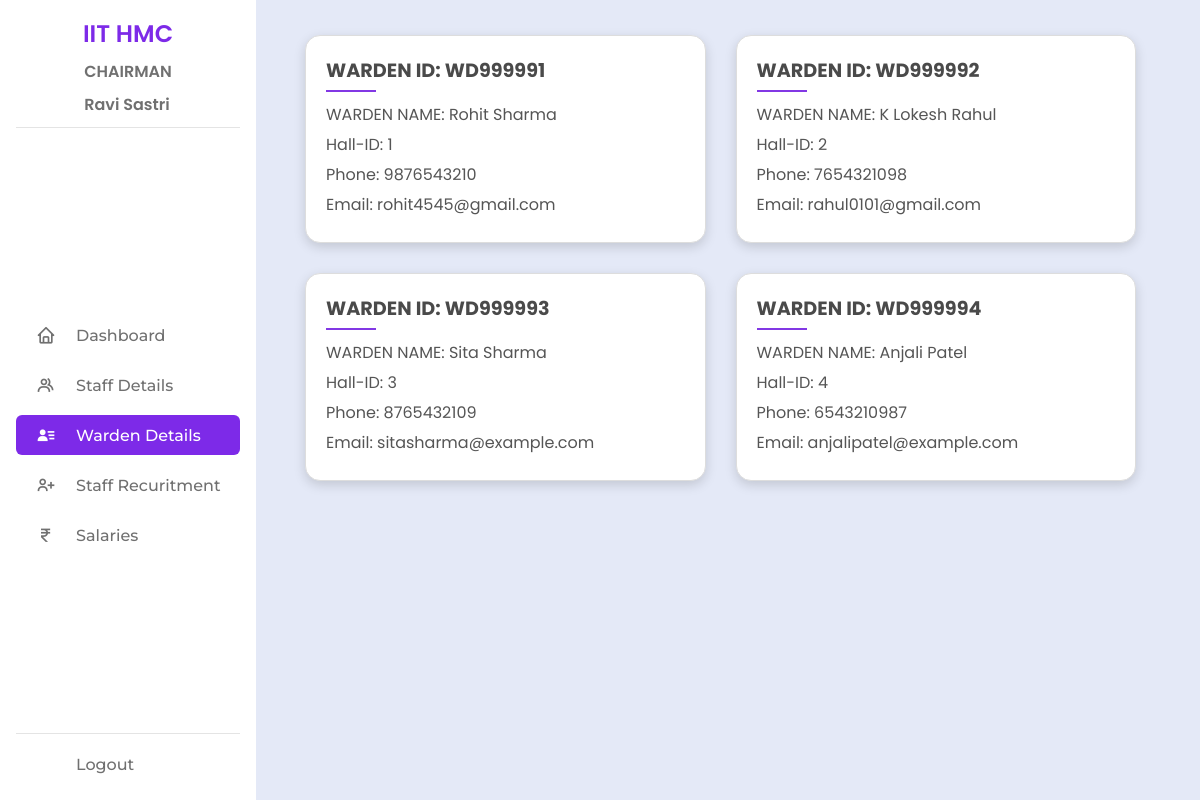
The app's page /Chairman/warden_details.php (signed in) with its own data.
### tables this page shows
CREATE TABLE `Wardens` (
  `warden_id` varchar(11) NOT NULL,
  `warden_name` varchar(100) NOT NULL,
  `phone` varchar(15) NOT NULL,
  `photo` varchar(100) DEFAULT 'warden.jpg',
  `email` varchar(100) NOT NULL,
  `hall_id` int(11) NOT NULL,
  `password` varchar(255) NOT NULL
);

### Chairman/warden_details.php (the view, shortened to what this page needs)
<?php
    include 'connect.php';
?>
<!DOCTYPE html>
<html lang="en">
<head>
    <link rel="stylesheet" href="chairman_styles.css">
    <link href='https://unpkg.com/boxicons@2.1.4/css/boxicons.min.css' rel='stylesheet'>
</head>
<body>
    <?php include 'sidebar.php'; ?>
    <section class="main-content">
        <?php
        $stmt = $conn->prepare("SELECT * FROM Wardens");
        $stmt->execute();
        $warden_details = $stmt->fetchAll(PDO::FETCH_ASSOC);
        foreach ($warden_details as $details) {
            echo "<div class='complaint-container'>";
            echo "<div class='complaint-header'>WARDEN ID: {$details['warden_id']}</div>";
            echo "<div class='complaint-detail'>WARDEN NAME: {$details['warden_name']}</div>";
            echo "<div class='complaint-detail'>Hall-ID: {$details['hall_id']}</div>";
            echo "<div class='complaint-detail'>Phone: {$details['phone']}</div>";
            echo "<div class='complaint-detail'>Email: {$details['email']}</div>";
            echo "</div>";
        }
        ?>
    </section>
</body>
</html>

### Chairman/chairman_styles.css (style rules this page uses)
:root { --body-color: #E4E9F7; --text-color: #707070; --text-head-color: #5e5e5e; --border-color:#e4e4e4; --purple: #7d2ae8; --purple-light: #8238e4; }
* { margin: 0; padding: 0; box-sizing: border-box; text-decoration: none; font-family: 'Poppins', sans-serif; }
body { background: var(--body-color); }
.main-content { margin-left: 270px; padding: 20px; flex: 1; }

### Chairman/warden_details.php (style rules this page uses)
.complaint-container { border: 1px solid #ddd; border-radius: 15px; box-shadow: 0 4px 12px rgba(0, 0, 0, 0.15); padding: 20px; margin: 15px; display: inline-block; width: 45%; vertical-align: top; background-color: #fff; transition: transform 0.3s ease, box-shadow 0.3s ease; position: relative; overflow: hidden; }
.complaint-header { font-weight: bold; margin-bottom: 10px; color: #4a4a4a; font-size: 1.2rem; position: relative; }
.complaint-header::after { content: ''; display: block; width: 50px; height: 2px; background-color: #8238e4; margin-top: 5px; }
.complaint-detail { margin: 5px 0; color: #555; }

### records on screen
wardens: warden_id "WD999991", warden_name "Rohit Sharma", hall "1", phone "9876543210", email "rohit4545@gmail.com"
wardens: warden_id "WD999992", warden_name "K Lokesh Rahul", hall "2", phone "7654321098", email "rahul0101@gmail.com"
wardens: warden_id "WD999993", warden_name "Sita Sharma", hall "3", phone "8765432109", email "sitasharma@example.com"
wardens: warden_id "WD999994", warden_name "Anjali Patel", hall "4", phone "6543210987", email "anjalipatel@example.com"

### other values on screen
$_SESSION['chairman_name'] "Ravi Sastri"
$item['text'] "Dashboard"
$item['text'] "Staff Details"
$item['text'] "Warden Details"
$item['text'] "Staff Recuritment"
$item['text'] "Salaries"
